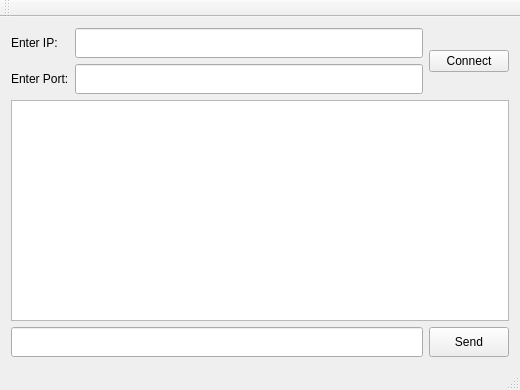
<?xml version="1.0" encoding="UTF-8"?>
<ui version="4.0">
 <class>MainWindow</class>
 <widget class="QMainWindow" name="MainWindow">
  <property name="geometry">
   <rect>
    <x>0</x>
    <y>0</y>
    <width>520</width>
    <height>390</height>
   </rect>
  </property>
  <property name="windowTitle">
   <string>MainWindow</string>
  </property>
  <widget class="QWidget" name="centralWidget">
   <layout class="QGridLayout" name="gridLayout">
    <item row="3" column="2">
     <widget class="QPushButton" name="sendButton">
      <property name="minimumSize">
       <size>
        <width>0</width>
        <height>30</height>
       </size>
      </property>
      <property name="maximumSize">
       <size>
        <width>16777215</width>
        <height>30</height>
       </size>
      </property>
      <property name="text">
       <string>Send</string>
      </property>
     </widget>
    </item>
    <item row="0" column="0">
     <widget class="QLabel" name="ipLabel">
      <property name="text">
       <string>Enter IP:</string>
      </property>
     </widget>
    </item>
    <item row="1" column="0">
     <widget class="QLabel" name="portLabel">
      <property name="text">
       <string>Enter Port:</string>
      </property>
     </widget>
    </item>
    <item row="0" column="2" rowspan="2">
     <widget class="QPushButton" name="connectButton">
      <property name="text">
       <string>Connect</string>
      </property>
     </widget>
    </item>
    <item row="2" column="0" colspan="3">
     <widget class="QTextEdit" name="chatTextEdit">
      <property name="minimumSize">
       <size>
        <width>450</width>
        <height>0</height>
       </size>
      </property>
      <property name="readOnly">
       <bool>true</bool>
      </property>
     </widget>
    </item>
    <item row="3" column="0" colspan="2">
     <widget class="QLineEdit" name="messageLineEdit">
      <property name="minimumSize">
       <size>
        <width>0</width>
        <height>30</height>
       </size>
      </property>
      <property name="maximumSize">
       <size>
        <width>16777215</width>
        <height>30</height>
       </size>
      </property>
     </widget>
    </item>
    <item row="1" column="1">
     <widget class="QLineEdit" name="portLineEdit">
      <property name="minimumSize">
       <size>
        <width>0</width>
        <height>30</height>
       </size>
      </property>
      <property name="maximumSize">
       <size>
        <width>16777215</width>
        <height>30</height>
       </size>
      </property>
      <property name="readOnly">
       <bool>false</bool>
      </property>
     </widget>
    </item>
    <item row="0" column="1">
     <widget class="QLineEdit" name="ipLineEdit">
      <property name="minimumSize">
       <size>
        <width>0</width>
        <height>30</height>
       </size>
      </property>
      <property name="maximumSize">
       <size>
        <width>16777215</width>
        <height>30</height>
       </size>
      </property>
      <property name="readOnly">
       <bool>false</bool>
      </property>
     </widget>
    </item>
   </layout>
  </widget>
  <widget class="QMenuBar" name="menuBar">
   <property name="geometry">
    <rect>
     <x>0</x>
     <y>0</y>
     <width>520</width>
     <height>21</height>
    </rect>
   </property>
  </widget>
  <widget class="QToolBar" name="mainToolBar">
   <attribute name="toolBarArea">
    <enum>TopToolBarArea</enum>
   </attribute>
   <attribute name="toolBarBreak">
    <bool>false</bool>
   </attribute>
  </widget>
  <widget class="QStatusBar" name="statusBar"/>
 </widget>
 <layoutdefault spacing="6" margin="11"/>
 <resources/>
 <connections/>
</ui>
